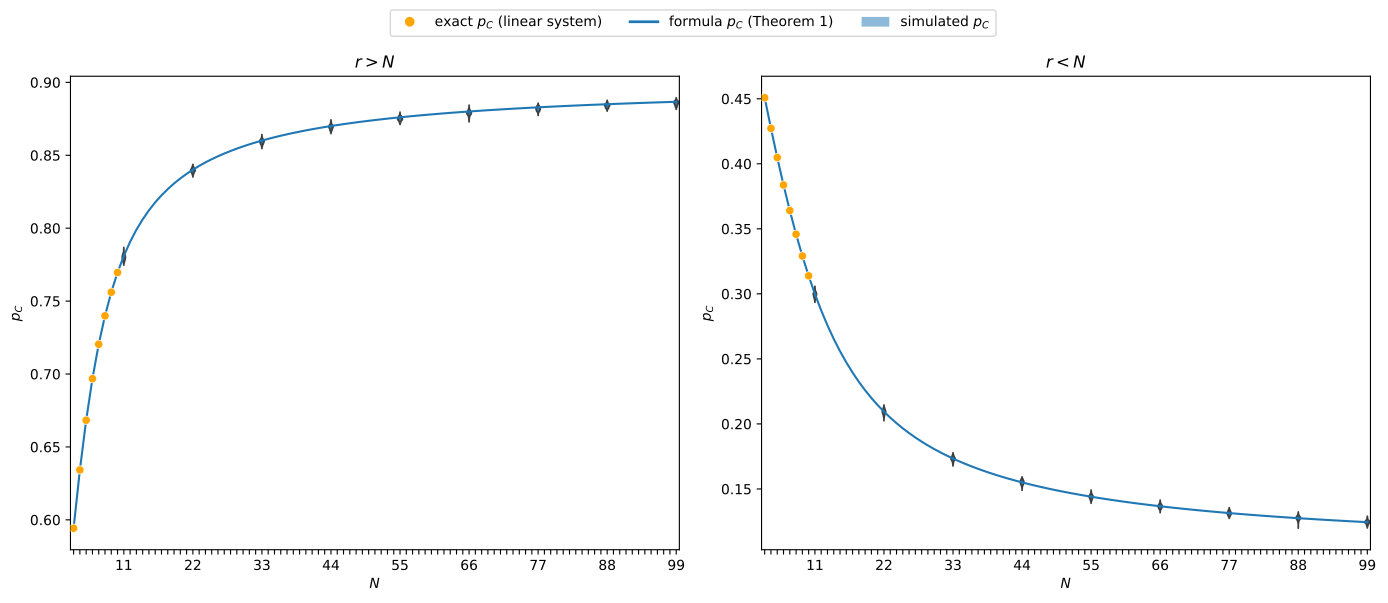

Write the Python code that produced this figure.
import ludics
import numpy as np
import pandas as pd
import matplotlib.pyplot as plt
import seaborn as sns
import pathlib
from matplotlib.lines import Line2D
from matplotlib.patches import Patch

file_path = pathlib.Path(__file__)
assets_path = file_path.parents[2]


def load_data(case):
    sim = pd.read_csv(assets_path / f"data/simulations/{case}/main.csv")
    theoretic = pd.read_csv(assets_path / f"data/theoretic_results/{case}/main.csv")
    new = pd.read_csv(assets_path / f"data/new_formula/{case}/main.csv")
    for df in (sim, theoretic, new):
        df["N"] = df["N"].astype(str)
    return sim, theoretic, new


def plot_case(ax, sim, theoretic, new):
    sns.scatterplot(data=theoretic, x="N", y="p_C", ax=ax,
                    marker="o", color="orange", zorder=3)
    sns.lineplot(data=new, x="N", y="p_C", errorbar=None, ax=ax, zorder=2)
    sns.violinplot(data=sim, x="N", y="p_C", inner=None, ax=ax,
                   facecolor="C0", zorder=1)

    labels = [t.get_text() for t in ax.get_xticklabels()]
    ax.set_xticklabels([
        lab if (lab != "" and (int(lab) == 1 or int(lab) % 11 == 0)) else ""
        for lab in labels
    ])
    ax.set_xlabel(r"$N$")
    ax.set_ylabel(r"$p_C$")
    leg = ax.get_legend()
    if leg is not None:
        leg.remove()


fig, axes = plt.subplots(1, 2, figsize=(14, 6))

sim, theoretic, new = load_data("r_gt_N")
plot_case(axes[0], sim, theoretic, new)
axes[0].set_title(r"$r > N$")

sim, theoretic, new = load_data("r_lt_N")
plot_case(axes[1], sim, theoretic, new)
axes[1].set_title(r"$r < N$")

handles = [
    Line2D([0], [0], marker="o", color="w", markerfacecolor="orange",
           markersize=8, label=r"exact $p_C$ (linear system)"),
    Line2D([0], [0], color="C0", linewidth=2,
           label=r"formula $p_C$ (Theorem 1)"),
    Patch(facecolor="C0", alpha=0.5, label=r"simulated $p_C$"),
]

fig.legend(handles=handles, loc="upper center", ncol=3,
           bbox_to_anchor=(0.5, 1.01))
plt.tight_layout(rect=[0, 0, 1, 0.95])
plt.savefig(file_path.parent / "main.pdf", bbox_inches="tight")
